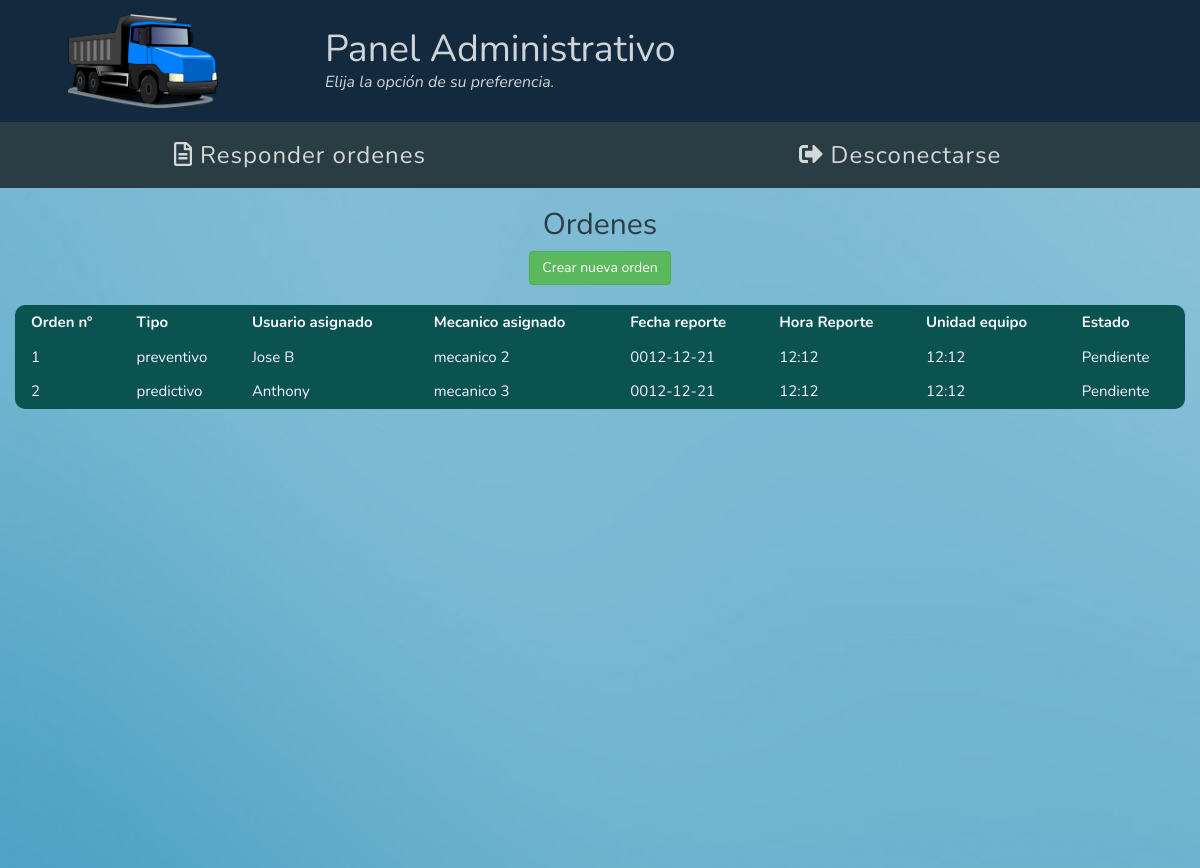
The page /index.php?art=solicitudes&id=1 (signed in) on the database its author committed.
### tables this page shows
CREATE TABLE IF NOT EXISTS `ordenes` (
  `id_orden` int(20) NOT NULL AUTO_INCREMENT,
  `id_usuario_emisor` int(20) NOT NULL,
  `id_usuario_receptor` int(20) NOT NULL,
  `tipo_mantenimiento` varchar(20) NOT NULL,
  `usuario_equipo` varchar(50) NOT NULL,
  `mecanico_asignado` varchar(50) NOT NULL,
  `fecha_reporte` varchar(50) NOT NULL,
  `hora_reporte` varchar(20) NOT NULL,
  `fecha_inicio` varchar(20) NOT NULL,
  `hora_inicio` varchar(20) NOT NULL,
  `fecha_culminacion` varchar(20) NOT NULL,
  `hora_culminacion` varchar(20) NOT NULL,
  `km` int(50) NOT NULL,
  `unidad_equipo` varchar(50) NOT NULL,
  `placa_equipo` varchar(50) NOT NULL,
  `ultima_actividad` varchar(100) NOT NULL,
  `taller_externo` varchar(100) NOT NULL,
  `fecha_inicio_taller` varchar(50) NOT NULL,
  `fecha_culminacion_taller` varchar(50) NOT NULL,
  `hora_taller` varchar(20) NOT NULL,
  `garantia` varchar(20) NOT NULL,
  `descripcion_falla` varchar(200) NOT NULL,
  `estado_orden` varchar(20) NOT NULL,
  PRIMARY KEY (`id_orden`)
);

### solicitudes.php (the view, shortened to what this page needs)
<?php
  include_once('conexion.php');
?>
<div class="container-fluid" style="height:85vh;">
  <h2 class="fgray">Ordenes</h2>
  <?php
  	$id = $_REQUEST['id'];
    echo "<a href='index.php?art=crearsolicitud&id=$id'>
    <div style='margin-bottom:20px;' class='btn btn-success'>Crear nueva orden</div></a>";
    $querybuscarU= $mysqli->query("SELECT * FROM ordenes") or
      die ("<br> No se puede ejecutar query para buscar datos P".$mysqli->error);
    if (mysqli_num_rows($querybuscarU) > 0)
    {
      echo "<table class='w3-table bgreen fwhite1'>";
      echo "<tr>";
      echo "<th> Orden nº </th>";
      echo "<th> Tipo </th>";
      echo "<th> Usuario asignado </th>";
      echo "<th> Mecanico asignado </th>";
      echo "<th> Fecha reporte </th>";
      echo "<th> Hora Reporte </th>";
      echo "<th> Unidad equipo </th>";
      echo "<th> Estado </th>";
      while (($fila=mysqli_fetch_array($querybuscarU)))
      {
        $id_orden=$fila['id_orden'];
        $tipo_mantenimiento=$fila['tipo_mantenimiento'];
        $usuario_equipo=$fila['usuario_equipo'];
        $mecanico_asignado=$fila['mecanico_asignado'];
        $fecha_reporte=$fila['fecha_reporte'];
        $hora_reporte=$fila['hora_reporte'];
        $unidad_equipo=$fila['unidad_equipo'];
        $estado_orden = $fila['estado_orden'];
          echo "<tr>";
          echo "<td>$id_orden</td>";
          echo "<td>$tipo_mantenimiento</td>";
          echo "<td>$usuario_equipo</td>";
          echo "<td>$mecanico_asignado</td>";
          echo "<td>$fecha_reporte</td>";
          echo "<td>$hora_reporte</td>";
          echo "<td>$unidad_equipo</td>";
          echo "<td>$estado_orden</td>";
      }
     echo "</tr>";
    echo "</tr>";
    }
    else {
      echo "<h2>No tiene ordenes realizadas.</h2>";
    }
  ?>
</div>

### index.php (shortened to what this page needs)
<!DOCTYPE html>
<html>
<head>
	<?php
		include_once('head.php');
	?>
</head>
<body>
	<header id="logo">
		<?php
			include_once('logo.php');
	 	?>
	</header>
	<section id="menu">
		<?php
			include_once('menu.php');
		?>
	</section>
	<section id="body" class="bwhite2">
		<article>
			<?php
				$Articulo = $_GET['art'];
				if ( $Articulo == solicitudes ) {
					include_once('solicitudes.php');
				}
			?>
		</article>
	</section>
</body>
</html>

### head.php (shortened to what this page needs)
<link rel="stylesheet" type="text/css" href="css/bootstrap.css">
 	<link rel="stylesheet" type="text/css" href="css/estilos.css">
<link rel="stylesheet" href="https://maxcdn.bootstrapcdn.com/font-awesome/4.3.0/css/font-awesome.min.css">
<link href="https://netdna.bootstrapcdn.com/twitter-bootstrap/2.3.1/css/bootstrap-responsive.min.css" rel="stylesheet">
 	<link rel="stylesheet" href="https://cdnjs.cloudflare.com/ajax/libs/normalize/5.0.0/normalize.min.css">

### logo.php
	<div class="container-fluid bblue2 fwhite1">
		 <div class="row" >
			  <div class="col-xs-3 col-lg-3 col-md-3  box" style="padding-left:0;">
				<a href="index.php"><img src="image/5.png" style="display:block; margin:auto; width:150px; margin-top:5%;margin-bottom:5%" ></a>
				</div>
				<div class="col-xs-9 col-lg-9 col-md-9" style="text-align: left;vertical-align: middle; margin-top:1.5%;">
							<h1>Panel Administrativo</h1>
						  <h2 class="sub-title">Elija la opción de su preferencia.</h2>
				</div>
		</div>
</div>

### menu.php (shortened to what this page needs)
<div class="container-fluid bgray menu">
	<div class="row">
	<?php
	  $id = $_SESSION['cargo'];
	 if (isset($_SESSION['usuario']))
		   if ($id == 1) {
        echo "<a href='index.php?art=adminsolicitudes'><div class='col-md-6'><h3><i class='far fa-file-alt'></i>Responder ordenes</h3></div></a>";
        echo "<a href='index.php?art=salir'><div class='col-md-6'><h3><i class='fas fa-sign-out-alt'></i>Desconectarse</h3></div></a>";
		   }
		   else {
        echo "<a href='index.php?art=solicitudes&id=$id'><div class='col-md-6'><h3><i class='far fa-file-alt'></i>Lista de ordenes</h3></div></a>";
        echo "<a href='index.php?art=salir'><div class='col-md-6'><h3><i class='fas fa-sign-out-alt'></i>Desconectarse</h3></div></a>";
		   }
		    else
		 	  {
		     echo"<a href='index.php?art=login'><div class='col-md-12'><h3><i class='fas fa-sign-in-alt'></i>Entrar al Sistema</h3></div></a>";
		    }
		?>
		</div>
	</div>

### css/estilos.css (style rules this page uses)
* { margin: 0px; padding: 0px; font-family: 'Nunito', sans-serif !important; }
table { border-radius: 10px; }
.menu { letter-spacing: 1px; }
svg.svg-inline--fa.fa-sign-in-alt.fa-w-16, svg.svg-inline--fa.fa-user-times.fa-w-20, svg.svg-inline--fa.fa-file-alt.fa-w-12, svg.svg-inline--fa.fa-sign-out-alt.fa-w-16, svg.svg-inline--fa.fa-users.fa-w-20, svg.svg-inline--fa.fa-road.fa-w-18 { margin-right: 8px; }
.bgreen { background-color: #0B5351; }
.fgray { color: #2A3D45; }
div h2 { margin-bottom: 0; }
.bblue2 { background-color: #13293D; }
.fwhite1 { color: #F7F7FF; }
.bgray { background-color: #2A3D45; }
div h1 { font-size: 2.5em; margin:0; }
.sub-title { margin: 0; font-style: italic; margin-top: -15px; font-size: 16px; }
.container-fluid h1 { margin: 0; }
header, section, article, nav, figure, figcapture { display: block; }
body { text-align: center; }
* { -webkit-box-sizing:border-box;-moz-box-sizing:border-box;box-sizing:border-box }
html { -ms-text-size-adjust:100%;-webkit-text-size-adjust:100% }
body { margin:0 }
article,aside,details,figcaption,figure,footer,header,hgroup,main,menu,nav,section,summary { display:block }
a { background-color:transparent }
img { border:0 }
svg:not(:root) { overflow:hidden }
html,body { font-family:Verdana,sans-serif;font-size:15px;line-height:1.5 }
html { overflow-x:hidden }
h1,h2,h3,h4,h5,h6,.w3-slim,.w3-wide { font-family:"Segoe UI",Arial,sans-serif }
h1 { font-size:36px }
h2 { font-size:30px }
h3 { font-size:24px }
h1,h2,h3,h4,h5,h6 { font-weight:400;margin:10px 0 }
img { margin-bottom:-5px }
a { color:inherit }
.w3-table,.w3-table-all { border-collapse:collapse;border-spacing:0;width:100%;display:table }
.w3-table td,.w3-table th,.w3-table-all td,.w3-table-all th { padding:6px 8px;display:table-cell;text-align:left;vertical-align:top }
.w3-table th:first-child,.w3-table td:first-child,.w3-table-all th:first-child,.w3-table-all td:first-child { padding-left:16px }

### rows shown on the page
ordenes: id_orden "1", tipo_mantenimiento "preventivo", usuario_equipo "Jose B", mecanico_asignado "mecanico 2", fecha_reporte "0012-12-21", hora_reporte "12:12", unidad_equipo "12:12", estado_orden "Pendiente"
ordenes: id_orden "2", tipo_mantenimiento "predictivo", usuario_equipo "Anthony", mecanico_asignado "mecanico 3", fecha_reporte "0012-12-21", hora_reporte "12:12", unidad_equipo "12:12", estado_orden "Pendiente"
